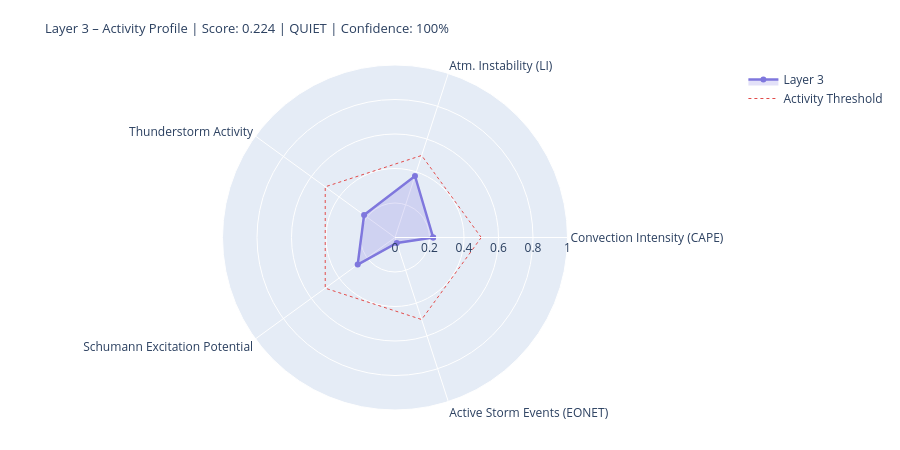

Here is the notebook cell this chart was saved with:
### Markdown cell above
---
## 4. State Assessment & Handoff to Layer 4/5

### Code cell
# ============================================================
# LAYER-3-SCORE
# Five dynamic components
# ============================================================

def norm(v, lo, hi):
    if v is None or (isinstance(v, float) and math.isnan(v)): return None
    return round(max(0.0, min(1.0, (v - lo) / (hi - lo))), 4)

# --- 1) Convection intensity (global CAPE mean) ---
cape_mean = df_atm['cape'].dropna().mean() if not df_atm.empty else None
conv_score = norm(cape_mean, 0, 3000)
conv_src   = 'primary' if cape_mean is not None else 'missing'

# --- 2) Atmospheric instability (LI mean) ---
li_mean   = df_atm['li'].dropna().mean() if not df_atm.empty else None
# Negative LI = unstable → higher score
instab_score = norm(-li_mean if li_mean is not None else None, -6, 6)
instab_src   = 'primary' if li_mean is not None else 'missing'

# --- 3) Thunderstorm activity (mean thunder score + WMO count) ---
thunder_mean = df_atm['thunder_score'].mean() if not df_atm.empty else None
n_thunder    = int(df_atm['thunderstorm'].sum()) if not df_atm.empty else 0
thunder_score_val = norm(
    (thunder_mean or 0) * 0.7 + n_thunder * 0.1, 0, 1.0
) if thunder_mean is not None else None
thunder_src = 'primary'

# --- 4) Schumann excitation potential (weighted Schumann contribution) ---
schumann_pot = df_atm['schumann_contribution'].mean() if not df_atm.empty else None
# Boosted by Layer-2 thunderstorm trigger
if schumann_pot is not None and l2_thunder:
    schumann_pot = min(1.0, schumann_pot * 1.2)
schumann_score = norm(schumann_pot, 0, 1.0) if schumann_pot is not None else None
schumann_src   = 'derived'

# --- 5) Storm activity (NASA EONET) ---
# Distinction: None = data not loaded, 0.0 = loaded but no events
storm_score = None
storm_src   = 'missing'
if raw.get('storms') is not None:          # API reached successfully
    storm_score = norm(len(storm_events), 0, 30) if storm_events else 0.0
    storm_src   = 'primary'

# X-Ray and Kp: context only, not in dynamic score
# (X-Ray = Layer-0/4 driver; Kp = geomagnetic index, not a lightning proxy)
xray_context = None
if raw.get('xray'):
    df_xc = pd.DataFrame(raw['xray'])
    fc = next((c for c in df_xc.columns
               if any(k in c.lower() for k in ['flux','long']) and 'time' not in c.lower()),
              df_xc.columns[1])
    df_xc[fc] = pd.to_numeric(df_xc[fc], errors='coerce')
    xray_last = df_xc[fc].dropna().iloc[-1] if not df_xc[fc].dropna().empty else None
    if xray_last:
        xray_class = ('X' if xray_last>=1e-4 else 'M' if xray_last>=1e-5
                      else 'C' if xray_last>=1e-6 else 'B')
        xray_context = {'flux': float(xray_last), 'class': xray_class}
        print(f'X-Ray context: {xray_class}-class ({xray_last:.2e} W/m²)')

# --- Aggregate ---
COMPONENTS = {
    'Convection Intensity (CAPE)':  {'score': conv_score,       'source': conv_src,    'dynamic': True},
    'Atm. Instability (LI)':         {'score': instab_score,     'source': instab_src,  'dynamic': True},
    'Thunderstorm Activity':              {'score': thunder_score_val, 'source': thunder_src, 'dynamic': True},
    'Schumann Excitation Potential':   {'score': schumann_score,   'source': schumann_src,'dynamic': True},
    'Active Storm Events (EONET)': {'score': storm_score,      'source': storm_src,   'dynamic': True},
}

available   = {k: v['score'] for k, v in COMPONENTS.items() if v['score'] is not None}
unavailable = [k for k, v in COMPONENTS.items() if v['score'] is None]
layer3_score = round(sum(available.values()) / len(available), 4) if available else None
confidence   = round(len(available) / len(COMPONENTS), 2)
level = ('unknown' if layer3_score is None
         else 'quiet'   if layer3_score < 0.3
         else 'moderate' if layer3_score < 0.6
         else 'active')
dominant_l3 = max(available, key=available.get) if available else 'none'

# --- Ausgabe ---
W = 68
print('=' * W)
print('LAYER 3 – ATMOSPHERE / WEATHER / THUNDERSTORMS – STATE ASSESSMENT')
print('=' * W)
for name, comp in COMPONENTS.items():
    s = comp['score']
    if s is not None:
        bar = '█' * int(s * 20) + '░' * (20 - int(s * 20))
        print(f'  {name:<36} {bar}  {s:.3f}  [{comp["source"]}]')
    else:
        print(f'  {name:<36} {"─" * 20}  n/a   [missing]')
print('-' * W)
print(f'  Score:        {layer3_score:.3f}  ({len(available)}/{len(COMPONENTS)} components)')
print(f'  Confidence:   {confidence:.0%}')
print(f'  Level:        {level.upper()}')
print(f'  Dominant:     {dominant_l3}')
print(f'  CAPE mean:    {cape_mean:.0f} J/kg' if cape_mean else '  CAPE mean:    n/a')
print(f'  LI mean:      {li_mean:.1f} K' if li_mean is not None else '  LI mean:      n/a')
print(f'  Thunderstorms:{n_thunder} points (WMO)  +  {len(storm_events)} NASA EONET')
print('=' * W)

# Radar
cats   = list(available.keys())
vals_r = list(available.values())
if len(cats) >= 3:
    fig = go.Figure()
    fig.add_trace(go.Scatterpolar(
        r=vals_r + [vals_r[0]], theta=cats + [cats[0]],
        fill='toself', fillcolor='rgba(127,119,221,0.22)',
        line=dict(color='#7F77DD', width=2.5), name='Layer 3'
    ))
    fig.add_trace(go.Scatterpolar(
        r=[0.5] * (len(cats)+1), theta=cats + [cats[0]],
        line=dict(color='#E24B4A', dash='dot', width=1),
        mode='lines', name='Activity Threshold'
    ))
    fig.update_layout(
        title=dict(
            text=f'Layer 3 – Activity Profile | Score: {layer3_score:.3f} | {level.upper()} | Confidence: {confidence:.0%}',
            font=dict(size=13)
        ),
        polar=dict(radialaxis=dict(visible=True, range=[0, 1])),
        height=450, showlegend=True,
        margin=dict(l=60, r=60, t=65, b=40)
    )
    fig.show()

### Figure 1 — Plotly figure (JSON) as saved in the notebook; plotly's stock layout.template omitted (floating-point values rounded to 4 significant figures)
{"data": [{"fill": "toself", "fillcolor": "rgba(127,119,221,0.22)", "line": {"color": "#7F77DD", "width": 2.5}, "name": "Layer 3", "r": [0.2213, 0.375, 0.2215, 0.2674, 0.0333, 0.2213], "theta": ["Convection Intensity (CAPE)", "Atm. Instability (LI)", "Thunderstorm Activity", "Schumann Excitation Potential", "Active Storm Events (EONET)", "Convection Intensity (CAPE)"], "type": "scatterpolar"}, {"line": {"color": "#E24B4A", "dash": "dot", "width": 1}, "mode": "lines", "name": "Activity Threshold", "r": [0.5, 0.5, 0.5, 0.5, 0.5, 0.5], "theta": ["Convection Intensity (CAPE)", "Atm. Instability (LI)", "Thunderstorm Activity", "Schumann Excitation Potential", "Active Storm Events (EONET)", "Convection Intensity (CAPE)"], "type": "scatterpolar"}], "layout": {"height": 450, "margin": {"b": 40, "l": 60, "r": 60, "t": 65}, "polar": {"radialaxis": {"range": [0, 1], "visible": true}}, "showlegend": true, "title": {"font": {"size": 13}, "text": "Layer 3 – Activity Profile | Score: 0.224 | QUIET | Confidence: 100%"}}}
